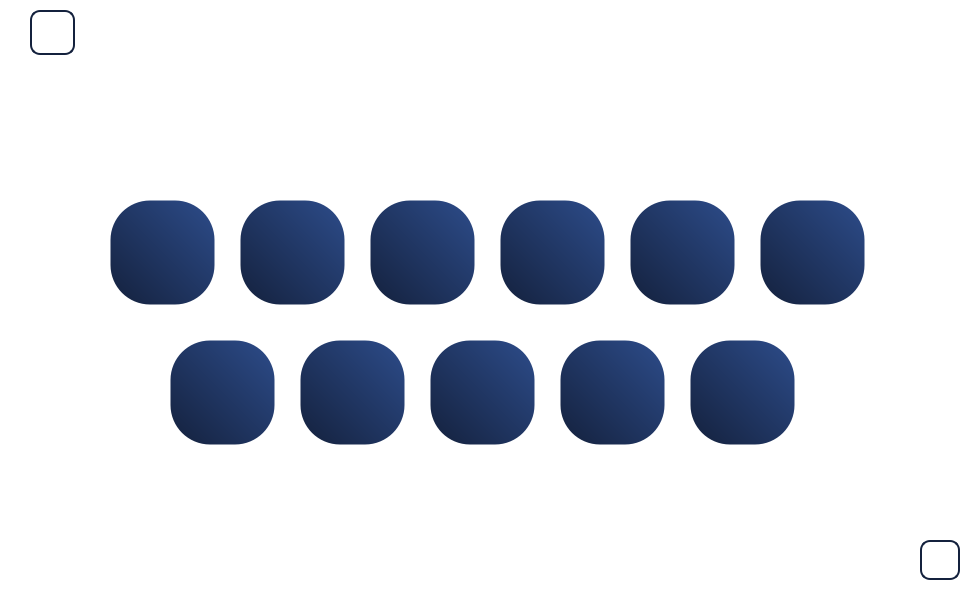
<?xml version="1.0" encoding="UTF-8"?>
<ui version="4.0">
 <class>MainWindow</class>
 <widget class="QMainWindow" name="MainWindow">
  <property name="geometry">
   <rect>
    <x>0</x>
    <y>0</y>
    <width>980</width>
    <height>600</height>
   </rect>
  </property>
  <property name="windowTitle">
   <string>MainWindow</string>
  </property>
  <property name="styleSheet">
   <string notr="true">QMainWindow{	
	background-color: rgb(255, 255, 255);
}</string>
  </property>
  <widget class="QWidget" name="centralwidget">
   <widget class="QFrame" name="frame">
    <property name="geometry">
     <rect>
      <x>0</x>
      <y>0</y>
      <width>980</width>
      <height>600</height>
     </rect>
    </property>
    <property name="styleSheet">
     <string notr="true">QFrame{
border-radius:15px;
}
QLabel{
border:none;
}


</string>
    </property>
    <property name="frameShape">
     <enum>QFrame::StyledPanel</enum>
    </property>
    <property name="frameShadow">
     <enum>QFrame::Raised</enum>
    </property>
    <widget class="QPushButton" name="PdfBtn">
     <property name="geometry">
      <rect>
       <x>370</x>
       <y>200</y>
       <width>105</width>
       <height>105</height>
      </rect>
     </property>
     <property name="cursor">
      <cursorShape>PointingHandCursor</cursorShape>
     </property>
     <property name="styleSheet">
      <string notr="true">background-color: qlineargradient(spread:pad, x1:0, y1:1, x2:1, y2:0, stop:0 rgba(20, 33, 61, 255), stop:1 rgba(45, 76, 138, 255));
border:1px solid none ;
border-radius:40px;</string>
     </property>
     <property name="text">
      <string/>
     </property>
     <property name="icon">
      <iconset>
       <normaloff>../Images/PDF.png</normaloff>../Images/PDF.png</iconset>
     </property>
     <property name="iconSize">
      <size>
       <width>60</width>
       <height>60</height>
      </size>
     </property>
    </widget>
    <widget class="QPushButton" name="QrcodeBtn">
     <property name="geometry">
      <rect>
       <x>170</x>
       <y>340</y>
       <width>105</width>
       <height>105</height>
      </rect>
     </property>
     <property name="cursor">
      <cursorShape>PointingHandCursor</cursorShape>
     </property>
     <property name="styleSheet">
      <string notr="true">background-color: qlineargradient(spread:pad, x1:0, y1:1, x2:1, y2:0, stop:0 rgba(20, 33, 61, 255), stop:1 rgba(45, 76, 138, 255));
border:1px solid none ;
border-radius:40px;
</string>
     </property>
     <property name="text">
      <string/>
     </property>
     <property name="icon">
      <iconset>
       <normaloff>../Images/QRCode.png</normaloff>../Images/QRCode.png</iconset>
     </property>
     <property name="iconSize">
      <size>
       <width>60</width>
       <height>60</height>
      </size>
     </property>
    </widget>
    <widget class="QPushButton" name="ConvertUnitBtn">
     <property name="geometry">
      <rect>
       <x>560</x>
       <y>340</y>
       <width>105</width>
       <height>105</height>
      </rect>
     </property>
     <property name="cursor">
      <cursorShape>PointingHandCursor</cursorShape>
     </property>
     <property name="styleSheet">
      <string notr="true">background-color: qlineargradient(spread:pad, x1:0, y1:1, x2:1, y2:0, stop:0 rgba(20, 33, 61, 255), stop:1 rgba(45, 76, 138, 255));
border:1px solid none ;
border-radius:40px;</string>
     </property>
     <property name="text">
      <string/>
     </property>
     <property name="icon">
      <iconset>
       <normaloff>../Images/ConvertUnit.png</normaloff>../Images/ConvertUnit.png</iconset>
     </property>
     <property name="iconSize">
      <size>
       <width>60</width>
       <height>60</height>
      </size>
     </property>
    </widget>
    <widget class="QLabel" name="label_16">
     <property name="geometry">
      <rect>
       <x>590</x>
       <y>480</y>
       <width>31</width>
       <height>31</height>
      </rect>
     </property>
     <property name="styleSheet">
      <string notr="true"/>
     </property>
     <property name="text">
      <string/>
     </property>
     <property name="pixmap">
      <pixmap>../Images/Rectangle 37.png</pixmap>
     </property>
     <property name="scaledContents">
      <bool>true</bool>
     </property>
    </widget>
    <widget class="QPushButton" name="DateBtn">
     <property name="geometry">
      <rect>
       <x>110</x>
       <y>200</y>
       <width>105</width>
       <height>105</height>
      </rect>
     </property>
     <property name="cursor">
      <cursorShape>PointingHandCursor</cursorShape>
     </property>
     <property name="styleSheet">
      <string notr="true">background-color: qlineargradient(spread:pad, x1:0, y1:1, x2:1, y2:0, stop:0 rgba(20, 33, 61, 255), stop:1 rgba(45, 76, 138, 255));
border:1px solid none ;
border-radius:40px;
</string>
     </property>
     <property name="text">
      <string/>
     </property>
     <property name="icon">
      <iconset>
       <normaloff>../Images/ConvertDate.png</normaloff>../Images/ConvertDate.png</iconset>
     </property>
     <property name="iconSize">
      <size>
       <width>60</width>
       <height>60</height>
      </size>
     </property>
    </widget>
    <widget class="QLabel" name="label_15">
     <property name="geometry">
      <rect>
       <x>230</x>
       <y>100</y>
       <width>31</width>
       <height>31</height>
      </rect>
     </property>
     <property name="styleSheet">
      <string notr="true"/>
     </property>
     <property name="text">
      <string/>
     </property>
     <property name="pixmap">
      <pixmap>../Images/Rectangle 37.png</pixmap>
     </property>
     <property name="scaledContents">
      <bool>true</bool>
     </property>
    </widget>
    <widget class="QLabel" name="label_6">
     <property name="geometry">
      <rect>
       <x>-40</x>
       <y>450</y>
       <width>201</width>
       <height>201</height>
      </rect>
     </property>
     <property name="styleSheet">
      <string notr="true"/>
     </property>
     <property name="text">
      <string/>
     </property>
     <property name="pixmap">
      <pixmap>../Images/blob(2).png</pixmap>
     </property>
     <property name="scaledContents">
      <bool>true</bool>
     </property>
    </widget>
    <widget class="QLabel" name="label">
     <property name="geometry">
      <rect>
       <x>730</x>
       <y>-80</y>
       <width>201</width>
       <height>201</height>
      </rect>
     </property>
     <property name="styleSheet">
      <string notr="true"/>
     </property>
     <property name="text">
      <string/>
     </property>
     <property name="pixmap">
      <pixmap>../Images/blob.png</pixmap>
     </property>
     <property name="scaledContents">
      <bool>true</bool>
     </property>
    </widget>
    <widget class="QLabel" name="label_13">
     <property name="geometry">
      <rect>
       <x>360</x>
       <y>480</y>
       <width>81</width>
       <height>81</height>
      </rect>
     </property>
     <property name="styleSheet">
      <string notr="true"/>
     </property>
     <property name="text">
      <string/>
     </property>
     <property name="pixmap">
      <pixmap>../Images/Rectangle 37.png</pixmap>
     </property>
     <property name="scaledContents">
      <bool>true</bool>
     </property>
    </widget>
    <widget class="QLabel" name="label_5">
     <property name="geometry">
      <rect>
       <x>80</x>
       <y>490</y>
       <width>121</width>
       <height>131</height>
      </rect>
     </property>
     <property name="styleSheet">
      <string notr="true"/>
     </property>
     <property name="text">
      <string/>
     </property>
     <property name="pixmap">
      <pixmap>../Images/blob(4).png</pixmap>
     </property>
     <property name="scaledContents">
      <bool>true</bool>
     </property>
    </widget>
    <widget class="QLabel" name="label_9">
     <property name="geometry">
      <rect>
       <x>30</x>
       <y>120</y>
       <width>71</width>
       <height>71</height>
      </rect>
     </property>
     <property name="styleSheet">
      <string notr="true"/>
     </property>
     <property name="text">
      <string/>
     </property>
     <property name="pixmap">
      <pixmap>../Images/Rectangle 42.png</pixmap>
     </property>
     <property name="scaledContents">
      <bool>true</bool>
     </property>
    </widget>
    <widget class="QPushButton" name="Translate">
     <property name="geometry">
      <rect>
       <x>300</x>
       <y>340</y>
       <width>105</width>
       <height>105</height>
      </rect>
     </property>
     <property name="cursor">
      <cursorShape>PointingHandCursor</cursorShape>
     </property>
     <property name="styleSheet">
      <string notr="true">background-color: qlineargradient(spread:pad, x1:0, y1:1, x2:1, y2:0, stop:0 rgba(20, 33, 61, 255), stop:1 rgba(45, 76, 138, 255));
border:1px solid none ;
border-radius:40px;</string>
     </property>
     <property name="text">
      <string/>
     </property>
     <property name="icon">
      <iconset>
       <normaloff>../Images/Translate.png</normaloff>../Images/Translate.png</iconset>
     </property>
     <property name="iconSize">
      <size>
       <width>60</width>
       <height>60</height>
      </size>
     </property>
    </widget>
    <widget class="QPushButton" name="ExitButton">
     <property name="geometry">
      <rect>
       <x>30</x>
       <y>10</y>
       <width>45</width>
       <height>45</height>
      </rect>
     </property>
     <property name="cursor">
      <cursorShape>PointingHandCursor</cursorShape>
     </property>
     <property name="styleSheet">
      <string notr="true">QPushButton{
border:2px solid #14213d;
border-radius:10px;
}</string>
     </property>
     <property name="text">
      <string/>
     </property>
     <property name="icon">
      <iconset>
       <normaloff>../Images/ExitMain.png</normaloff>../Images/ExitMain.png</iconset>
     </property>
     <property name="iconSize">
      <size>
       <width>25</width>
       <height>25</height>
      </size>
     </property>
    </widget>
    <widget class="QLabel" name="Logo">
     <property name="geometry">
      <rect>
       <x>300</x>
       <y>-40</y>
       <width>351</width>
       <height>231</height>
      </rect>
     </property>
     <property name="text">
      <string/>
     </property>
     <property name="pixmap">
      <pixmap>../Images/LogoMain.png</pixmap>
     </property>
     <property name="scaledContents">
      <bool>true</bool>
     </property>
    </widget>
    <widget class="QLabel" name="label_11">
     <property name="geometry">
      <rect>
       <x>900</x>
       <y>90</y>
       <width>81</width>
       <height>81</height>
      </rect>
     </property>
     <property name="styleSheet">
      <string notr="true"/>
     </property>
     <property name="text">
      <string/>
     </property>
     <property name="pixmap">
      <pixmap>../Images/Rectangle 47.png</pixmap>
     </property>
     <property name="scaledContents">
      <bool>true</bool>
     </property>
    </widget>
    <widget class="QLabel" name="label_7">
     <property name="geometry">
      <rect>
       <x>680</x>
       <y>-30</y>
       <width>121</width>
       <height>131</height>
      </rect>
     </property>
     <property name="styleSheet">
      <string notr="true"/>
     </property>
     <property name="text">
      <string/>
     </property>
     <property name="pixmap">
      <pixmap>../Images/blob(3).png</pixmap>
     </property>
     <property name="scaledContents">
      <bool>true</bool>
     </property>
    </widget>
    <widget class="QPushButton" name="PassBtn">
     <property name="geometry">
      <rect>
       <x>430</x>
       <y>340</y>
       <width>105</width>
       <height>105</height>
      </rect>
     </property>
     <property name="cursor">
      <cursorShape>PointingHandCursor</cursorShape>
     </property>
     <property name="styleSheet">
      <string notr="true">background-color: qlineargradient(spread:pad, x1:0, y1:1, x2:1, y2:0, stop:0 rgba(20, 33, 61, 255), stop:1 rgba(45, 76, 138, 255));
border:1px solid none ;
border-radius:40px;
</string>
     </property>
     <property name="text">
      <string/>
     </property>
     <property name="icon">
      <iconset>
       <normaloff>../Images/Password.png</normaloff>../Images/Password.png</iconset>
     </property>
     <property name="iconSize">
      <size>
       <width>60</width>
       <height>60</height>
      </size>
     </property>
    </widget>
    <widget class="QLabel" name="label_17">
     <property name="geometry">
      <rect>
       <x>560</x>
       <y>470</y>
       <width>51</width>
       <height>51</height>
      </rect>
     </property>
     <property name="styleSheet">
      <string notr="true"/>
     </property>
     <property name="text">
      <string/>
     </property>
     <property name="pixmap">
      <pixmap>../Images/Rectangle 47.png</pixmap>
     </property>
     <property name="scaledContents">
      <bool>true</bool>
     </property>
    </widget>
    <widget class="QLabel" name="label_3">
     <property name="geometry">
      <rect>
       <x>110</x>
       <y>-50</y>
       <width>131</width>
       <height>121</height>
      </rect>
     </property>
     <property name="styleSheet">
      <string notr="true"/>
     </property>
     <property name="text">
      <string/>
     </property>
     <property name="pixmap">
      <pixmap>../Images/Group 2.png</pixmap>
     </property>
     <property name="scaledContents">
      <bool>true</bool>
     </property>
    </widget>
    <widget class="QLabel" name="label_8">
     <property name="geometry">
      <rect>
       <x>810</x>
       <y>440</y>
       <width>111</width>
       <height>81</height>
      </rect>
     </property>
     <property name="styleSheet">
      <string notr="true"/>
     </property>
     <property name="text">
      <string/>
     </property>
     <property name="pixmap">
      <pixmap>../Images/Group 2.png</pixmap>
     </property>
     <property name="scaledContents">
      <bool>true</bool>
     </property>
    </widget>
    <widget class="QPushButton" name="RemoveBtn">
     <property name="geometry">
      <rect>
       <x>760</x>
       <y>200</y>
       <width>105</width>
       <height>105</height>
      </rect>
     </property>
     <property name="cursor">
      <cursorShape>PointingHandCursor</cursorShape>
     </property>
     <property name="styleSheet">
      <string notr="true">background-color: qlineargradient(spread:pad, x1:0, y1:1, x2:1, y2:0, stop:0 rgba(20, 33, 61, 255), stop:1 rgba(45, 76, 138, 255));
border:1px solid none ;
border-radius:40px;</string>
     </property>
     <property name="text">
      <string/>
     </property>
     <property name="icon">
      <iconset>
       <normaloff>../Images/RemoveBG.png</normaloff>../Images/RemoveBG.png</iconset>
     </property>
     <property name="iconSize">
      <size>
       <width>55</width>
       <height>55</height>
      </size>
     </property>
    </widget>
    <widget class="QPushButton" name="OCRBtn">
     <property name="geometry">
      <rect>
       <x>630</x>
       <y>200</y>
       <width>105</width>
       <height>105</height>
      </rect>
     </property>
     <property name="cursor">
      <cursorShape>PointingHandCursor</cursorShape>
     </property>
     <property name="styleSheet">
      <string notr="true">background-color: qlineargradient(spread:pad, x1:0, y1:1, x2:1, y2:0, stop:0 rgba(20, 33, 61, 255), stop:1 rgba(45, 76, 138, 255));
border:1px solid none ;
border-radius:40px;
</string>
     </property>
     <property name="text">
      <string/>
     </property>
     <property name="icon">
      <iconset>
       <normaloff>../Images/OCR.png</normaloff>../Images/OCR.png</iconset>
     </property>
     <property name="iconSize">
      <size>
       <width>60</width>
       <height>60</height>
      </size>
     </property>
    </widget>
    <widget class="QPushButton" name="GifBtn">
     <property name="geometry">
      <rect>
       <x>500</x>
       <y>200</y>
       <width>105</width>
       <height>105</height>
      </rect>
     </property>
     <property name="cursor">
      <cursorShape>PointingHandCursor</cursorShape>
     </property>
     <property name="styleSheet">
      <string notr="true">background-color: qlineargradient(spread:pad, x1:0, y1:1, x2:1, y2:0, stop:0 rgba(20, 33, 61, 255), stop:1 rgba(45, 76, 138, 255));
border:1px solid none ;
border-radius:40px;</string>
     </property>
     <property name="text">
      <string/>
     </property>
     <property name="icon">
      <iconset>
       <normaloff>../Images/GIF.png</normaloff>../Images/GIF.png</iconset>
     </property>
     <property name="iconSize">
      <size>
       <width>60</width>
       <height>60</height>
      </size>
     </property>
    </widget>
    <widget class="QLabel" name="label_14">
     <property name="geometry">
      <rect>
       <x>280</x>
       <y>100</y>
       <width>51</width>
       <height>51</height>
      </rect>
     </property>
     <property name="styleSheet">
      <string notr="true"/>
     </property>
     <property name="text">
      <string/>
     </property>
     <property name="pixmap">
      <pixmap>../Images/Rectangle 47.png</pixmap>
     </property>
     <property name="scaledContents">
      <bool>true</bool>
     </property>
    </widget>
    <widget class="QPushButton" name="WeatherBtn">
     <property name="geometry">
      <rect>
       <x>240</x>
       <y>200</y>
       <width>105</width>
       <height>105</height>
      </rect>
     </property>
     <property name="cursor">
      <cursorShape>PointingHandCursor</cursorShape>
     </property>
     <property name="styleSheet">
      <string notr="true">background-color: qlineargradient(spread:pad, x1:0, y1:1, x2:1, y2:0, stop:0 rgba(20, 33, 61, 255), stop:1 rgba(45, 76, 138, 255));
border:1px solid none ;
border-radius:40px;</string>
     </property>
     <property name="text">
      <string/>
     </property>
     <property name="icon">
      <iconset>
       <normaloff>../Images/Weather.png</normaloff>../Images/Weather.png</iconset>
     </property>
     <property name="iconSize">
      <size>
       <width>60</width>
       <height>60</height>
      </size>
     </property>
    </widget>
    <widget class="QPushButton" name="AboutmeBtn">
     <property name="geometry">
      <rect>
       <x>920</x>
       <y>540</y>
       <width>40</width>
       <height>40</height>
      </rect>
     </property>
     <property name="cursor">
      <cursorShape>PointingHandCursor</cursorShape>
     </property>
     <property name="styleSheet">
      <string notr="true">QPushButton{
border:2px solid #14213d;
border-radius:10px;
}</string>
     </property>
     <property name="text">
      <string/>
     </property>
     <property name="icon">
      <iconset>
       <normaloff>../Images/aboutmeIcon.png</normaloff>../Images/aboutmeIcon.png</iconset>
     </property>
     <property name="iconSize">
      <size>
       <width>35</width>
       <height>35</height>
      </size>
     </property>
    </widget>
    <widget class="QLabel" name="label_10">
     <property name="geometry">
      <rect>
       <x>60</x>
       <y>100</y>
       <width>71</width>
       <height>71</height>
      </rect>
     </property>
     <property name="styleSheet">
      <string notr="true"/>
     </property>
     <property name="text">
      <string/>
     </property>
     <property name="pixmap">
      <pixmap>../Images/Rectangle 47.png</pixmap>
     </property>
     <property name="scaledContents">
      <bool>true</bool>
     </property>
    </widget>
    <widget class="QPushButton" name="NumtowordBtn">
     <property name="geometry">
      <rect>
       <x>690</x>
       <y>340</y>
       <width>105</width>
       <height>105</height>
      </rect>
     </property>
     <property name="cursor">
      <cursorShape>PointingHandCursor</cursorShape>
     </property>
     <property name="styleSheet">
      <string notr="true">background-color: qlineargradient(spread:pad, x1:0, y1:1, x2:1, y2:0, stop:0 rgba(20, 33, 61, 255), stop:1 rgba(45, 76, 138, 255));
border:1px solid none ;
border-radius:40px;</string>
     </property>
     <property name="text">
      <string/>
     </property>
     <property name="icon">
      <iconset>
       <normaloff>../Images/NumToWord.png</normaloff>../Images/NumToWord.png</iconset>
     </property>
     <property name="iconSize">
      <size>
       <width>60</width>
       <height>60</height>
      </size>
     </property>
    </widget>
    <widget class="QLabel" name="label_4">
     <property name="geometry">
      <rect>
       <x>640</x>
       <y>110</y>
       <width>81</width>
       <height>81</height>
      </rect>
     </property>
     <property name="styleSheet">
      <string notr="true"/>
     </property>
     <property name="text">
      <string/>
     </property>
     <property name="pixmap">
      <pixmap>../Images/Rectangle 37.png</pixmap>
     </property>
     <property name="scaledContents">
      <bool>true</bool>
     </property>
    </widget>
   </widget>
  </widget>
 </widget>
 <resources/>
 <connections/>
</ui>
